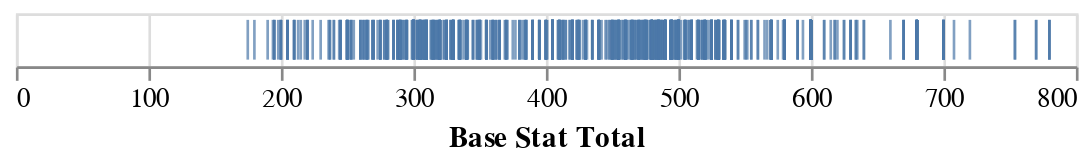

Source (notebook cell):
### Code cell
alt.Chart(df).mark_tick().encode(
    x = 'Base Stat Total'
)

### Figure 1 — Vega-Lite specification as saved in the notebook (floating-point values rounded to 4 significant figures; data arrays with more than 128 entries replaced by an {"elided": "..."} marker saying what was removed)
{"config": {"view": {"continuousWidth": 400, "continuousHeight": 300}}, "data": {"name": "data-2c9dc910ecec95856a29d675536d6846"}, "mark": "tick", "encoding": {"x": {"field": "Base Stat Total", "type": "quantitative"}}, "$schema": "https://vega.github.io/schema/vega-lite/v4.17.0.json", "datasets": {"data-2c9dc910ecec95856a29d675536d6846": {"elided": "919 records"}}}
